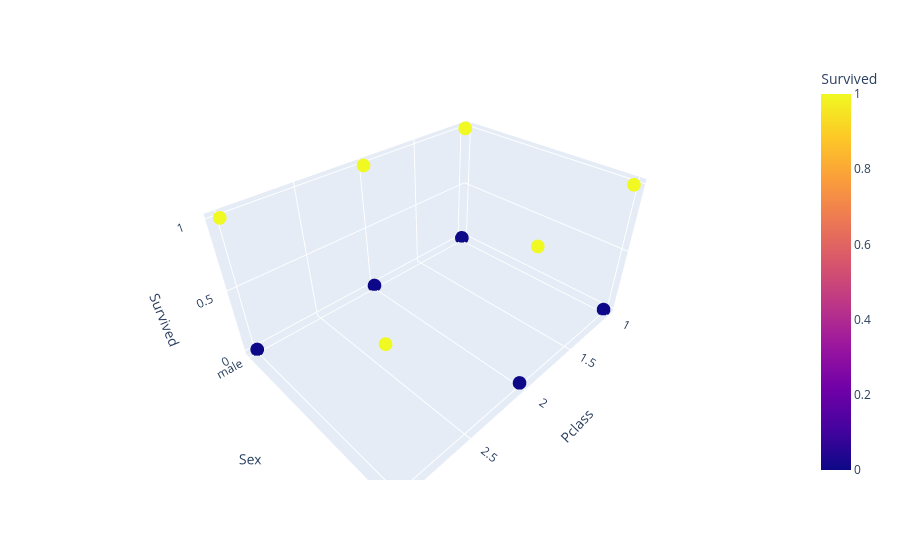

Write notebook code for a chart like this one.
### Code cell
px.scatter_3d(df,x='Pclass',y='Sex',z='Survived',color='Survived')

### Figure 1 — Plotly figure (JSON) as saved in the notebook; plotly's stock layout.template omitted (floating-point values rounded to 4 significant figures; data arrays with more than 128 entries replaced by an {"elided": "..."} marker saying what was removed)
{"data": [{"hovertemplate": "Pclass=%{x}<br>Sex=%{y}<br>Survived=%{marker.color}<extra></extra>", "legendgroup": "", "marker": {"color": {"elided": "891 int values"}, "coloraxis": "coloraxis", "symbol": "circle"}, "mode": "markers", "name": "", "scene": "scene", "showlegend": false, "type": "scatter3d", "x": {"elided": "891 float values"}, "y": {"elided": "891 str values"}, "z": {"elided": "891 int values"}}], "layout": {"coloraxis": {"colorbar": {"title": {"text": "Survived"}}, "colorscale": [[0, "#0d0887"], [0.1111, "#46039f"], [0.2222, "#7201a8"], [0.3333, "#9c179e"], [0.4444, "#bd3786"], [0.5556, "#d8576b"], [0.6667, "#ed7953"], [0.7778, "#fb9f3a"], [0.8889, "#fdca26"], [1, "#f0f921"]]}, "legend": {"tracegroupgap": 0}, "margin": {"t": 60}, "scene": {"domain": {"x": [0, 1], "y": [0, 1]}, "xaxis": {"title": {"text": "Pclass"}}, "yaxis": {"title": {"text": "Sex"}}, "zaxis": {"title": {"text": "Survived"}}}}}
